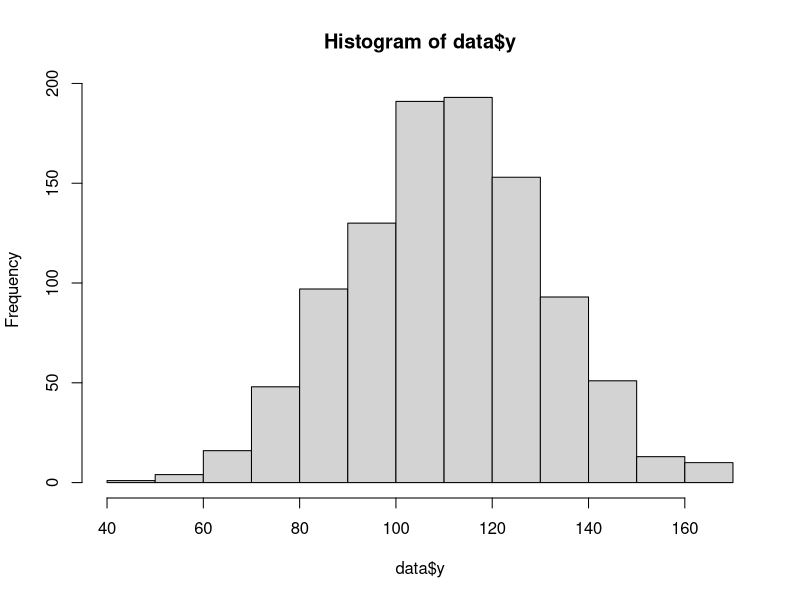

R code for this plot:
# Simple linear regression model

# Number of data
N <- 1000

# Population parameters
intercept_mean <- 100
intercept_sd <- 15
slope_mean <- 20
slope_sd <- 3
error <- 10 # trial-by-trial error

intercept <- rnorm(N, intercept_mean, intercept_sd)
slope <- rnorm(N, slope_mean, slope_sd)

data <- data.frame(cond = sort(rep(c("a", "b"), N/2)))
data$y <- NA
data[data$cond == "a",]$y <- rnorm(N/2, intercept, error)
data[data$cond == "b",]$y <- rnorm(N/2, intercept + slope, error)


#contrasts(data$cond)  <- c(-.5, .5)

hist(data$y)

m <- lm(y ~ cond, data)
summary(m)$coef
